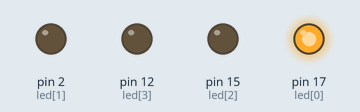
This sketch was run on a simulated Arduino Uno, built with avr-gcc and run on an emulated ATmega328P. On the bench: output pins drawn as LEDs (lit = HIGH).

Above: at 0.4 s.
At 0.8 s:
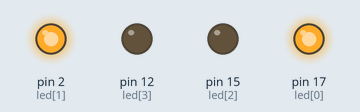
At 1.2 s:
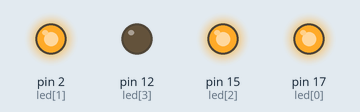
At 2.9 s:
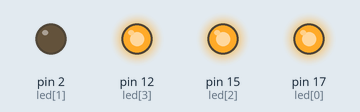
At 4.9 s:
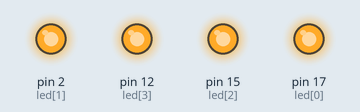
At 6.5 s:
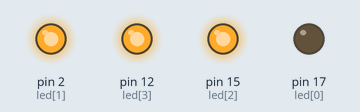
Timing chart, 0 to 7.4 s (numbered marks = the images above):
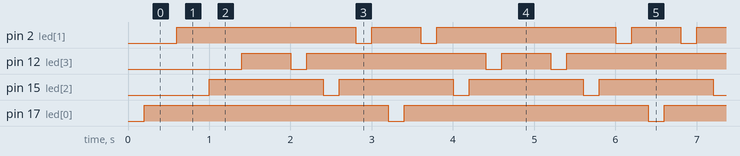

The sketch:

lab5-1.ino
```cpp
int led[] = {17 , 2 , 15 , 12};

void setup(){
  pinMode(led[0], OUTPUT);
  pinMode(led[1], OUTPUT);
  pinMode(led[2], OUTPUT);
  pinMode(led[3], OUTPUT);
}

void loop(){
  int i = 0;
  while(i < 4){
    digitalWrite (led[i],LOW) ;
    delay(200);
    digitalWrite (led[i],HIGH) ;
    delay(200);
    i++;
  }while (i > 0){
    digitalWrite (led[i],LOW) ;
    delay(200);
    digitalWrite (led[i],HIGH) ;
    delay(200);
    i--;
  }
}
```

Measured:
- by itself, pin 2 (led[1]): repeats every 3.2 s: LOW 0.20 s, HIGH 0.60 s, LOW 0.20 s, HIGH 2.2 s
- by itself, pin 12 (led[3]): repeats every 3.2 s: LOW 0.20 s, HIGH 2.2 s, LOW 0.20 s, HIGH 0.60 s
- by itself, pin 15 (led[2]): alternates HIGH for 1.4 s and LOW for 0.20 s
- by itself, pin 17 (led[0]): alternates HIGH for 3.0 s and LOW for 0.20 s
